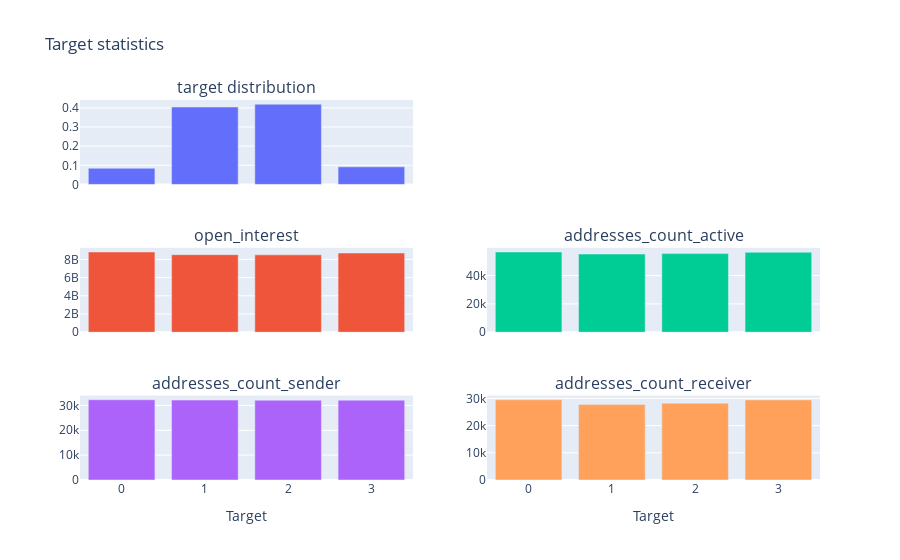

The notebook cell saved with this chart:
### Code cell
# 보다 관계를 명확히 파악하기 위해 barplot을 이용한 시각화 코드 작성
fig: go.Figure = make_subplots(
    rows=3,
    cols=2,
    shared_xaxes=True,
    subplot_titles=(
    "target distribution",
    "",
    "open_interest",
    "addresses_count_active",
    "addresses_count_sender",
    "addresses_count_receiver",
    ),
)
_target_disrtibution = eda_df["target"].value_counts() / len(eda_df)
fig.add_trace(
    go.Bar(
        x=_target_disrtibution.index, 
        y=_target_disrtibution,
    ), row=1, col=1
)
fig.add_trace(go.Bar(x=bar_df["target"], y=bar_df["open_interest"]), row=2, col=1)
fig.add_trace(go.Bar(x=bar_df["target"], y=bar_df["addresses_count_active"]), row=2, col=2)
fig.add_trace(go.Bar(x=bar_df["target"], y=bar_df["addresses_count_sender"]), row=3, col=1)
fig.add_trace(go.Bar(x=bar_df["target"], y=bar_df["addresses_count_receiver"]), row=3, col=2)
fig.update_layout(title_text="Target statistics", showlegend=False)
fig.update_xaxes(title_text="Target", row=3)
fig.show()

### Figure 1 — Plotly figure (JSON) as saved in the notebook; plotly's stock layout.template omitted (floating-point values rounded to 4 significant figures)
{"data": [{"type": "bar", "x": [2, 1, 3, 0], "xaxis": "x", "y": [0.4191, 0.4046, 0.09189, 0.08447], "yaxis": "y"}, {"type": "bar", "x": [0, 1, 2, 3], "xaxis": "x3", "y": [8810000000.0, 8520000000.0, 8501000000.0, 8699000000.0], "yaxis": "y3"}, {"type": "bar", "x": [0, 1, 2, 3], "xaxis": "x4", "y": [56630.0, 55170.0, 55500.0, 56430.0], "yaxis": "y4"}, {"type": "bar", "x": [0, 1, 2, 3], "xaxis": "x5", "y": [32270.0, 32150.0, 32100.0, 32120.0], "yaxis": "y5"}, {"type": "bar", "x": [0, 1, 2, 3], "xaxis": "x6", "y": [29480.0, 27790.0, 28240.0, 29440.0], "yaxis": "y6"}], "layout": {"annotations": [{"font": {"size": 16}, "showarrow": false, "text": "target distribution", "x": 0.225, "xanchor": "center", "xref": "paper", "y": 1, "yanchor": "bottom", "yref": "paper"}, {"font": {"size": 16}, "showarrow": false, "text": "open_interest", "x": 0.225, "xanchor": "center", "xref": "paper", "y": 0.6111, "yanchor": "bottom", "yref": "paper"}, {"font": {"size": 16}, "showarrow": false, "text": "addresses_count_active", "x": 0.775, "xanchor": "center", "xref": "paper", "y": 0.6111, "yanchor": "bottom", "yref": "paper"}, {"font": {"size": 16}, "showarrow": false, "text": "addresses_count_sender", "x": 0.225, "xanchor": "center", "xref": "paper", "y": 0.2222, "yanchor": "bottom", "yref": "paper"}, {"font": {"size": 16}, "showarrow": false, "text": "addresses_count_receiver", "x": 0.775, "xanchor": "center", "xref": "paper", "y": 0.2222, "yanchor": "bottom", "yref": "paper"}], "showlegend": false, "title": {"text": "Target statistics"}, "xaxis": {"anchor": "y", "domain": [0, 0.45], "matches": "x5", "showticklabels": false}, "xaxis2": {"anchor": "y2", "domain": [0.55, 1], "matches": "x6", "showticklabels": false}, "xaxis3": {"anchor": "y3", "domain": [0, 0.45], "matches": "x5", "showticklabels": false}, "xaxis4": {"anchor": "y4", "domain": [0.55, 1], "matches": "x6", "showticklabels": false}, "xaxis5": {"anchor": "y5", "domain": [0, 0.45], "title": {"text": "Target"}}, "xaxis6": {"anchor": "y6", "domain": [0.55, 1], "title": {"text": "Target"}}, "yaxis": {"anchor": "x", "domain": [0.7778, 1]}, "yaxis2": {"anchor": "x2", "domain": [0.7778, 1]}, "yaxis3": {"anchor": "x3", "domain": [0.3889, 0.6111]}, "yaxis4": {"anchor": "x4", "domain": [0.3889, 0.6111]}, "yaxis5": {"anchor": "x5", "domain": [0, 0.2222]}, "yaxis6": {"anchor": "x6", "domain": [0, 0.2222]}}}
